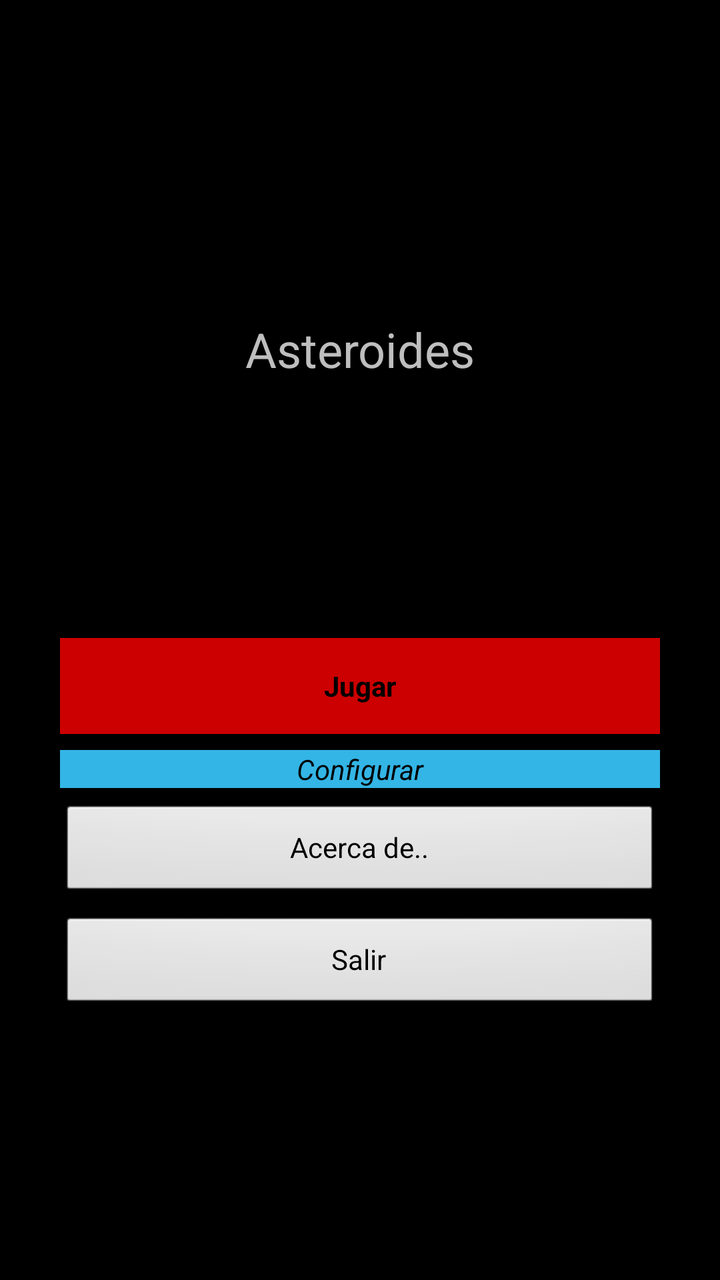
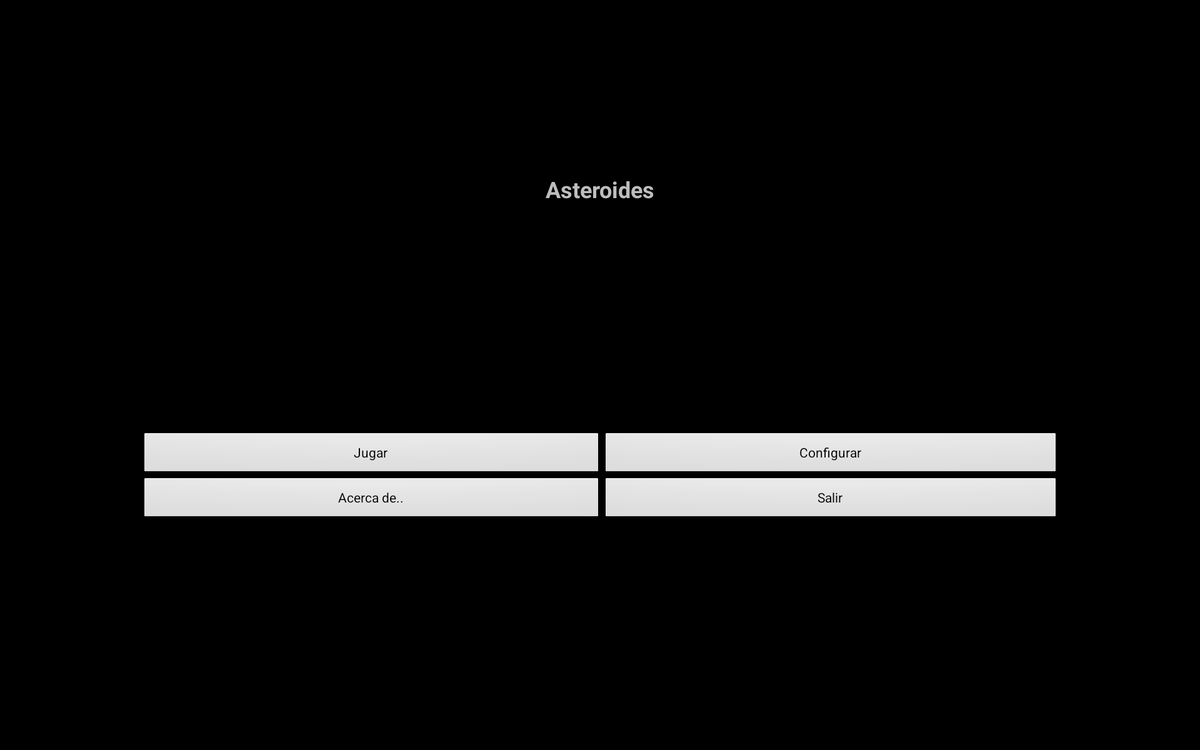

An Android layout and its configuration variant, each rendered on a device that would load it. The default file and the variant file are quoted in full after the pictures.
<!-- AndroidManifest.xml: activity theme android:Theme.NoTitleBar -->
<!-- res/layout/activity_main.xml -->
<?xml version="1.0" encoding="utf-8"?>
<android.support.constraint.ConstraintLayout
    xmlns:android="http://schemas.android.com/apk/res/android"
    xmlns:app="http://schemas.android.com/apk/res-auto"
    xmlns:tools="http://schemas.android.com/tools"
    android:layout_width="match_parent"
    android:layout_height="match_parent"
    android:layout_gravity="center"
    android:padding="@dimen/margen_botonesdefault">

    <TextView

        android:id="@+id/textView"
        android:layout_width="wrap_content"
        android:layout_height="wrap_content"

        android:text="@string/app_name"
        android:textSize="24sp"

        android:layout_marginTop="8dp"
        app:layout_constraintTop_toTopOf="parent"
        android:layout_marginBottom="8dp"
        app:layout_constraintBottom_toTopOf="@+id/button5"
        app:layout_constraintEnd_toEndOf="parent"
        android:layout_marginEnd="8dp"
        app:layout_constraintStart_toStartOf="parent"
        android:layout_marginStart="8dp" />

    <Button
        style="@style/EstiloBoton"
        android:id="@+id/button5"
        android:layout_width="match_parent"
        android:layout_height="48dp"
        android:layout_marginBottom="8dp"
        android:text="@string/app_botonJugar"
        android:textStyle="bold"
        app:layout_constraintBottom_toTopOf="@+id/button6"
        tools:layout_editor_absoluteX="32dp" />

    <Button
        style="@style/EstiloBotonalternativo"
        android:id="@+id/button6"
        android:layout_width="match_parent"
        android:layout_height="wrap_content"
        android:layout_marginBottom="8dp"
        android:text="@string/app_botonConfigurar"
        app:layout_constraintBottom_toTopOf="@+id/button7"
        tools:layout_editor_absoluteX="32dp" />

    <Button
        android:id="@+id/button7"
        android:layout_width="match_parent"
        android:layout_height="wrap_content"
        android:layout_marginBottom="8dp"
        android:text="@string/app_botonAcerca"
        app:layout_constraintBottom_toTopOf="@+id/button8"
        tools:layout_editor_absoluteX="32dp" />

    <Button
        android:id="@+id/button8"
        android:layout_width="match_parent"
        android:layout_height="wrap_content"
        android:layout_marginBottom="104dp"
        android:text="@string/app_botonsalir"
        app:layout_constraintBottom_toBottomOf="parent"
        />

</android.support.constraint.ConstraintLayout>
<!-- resources referenced by this layout -->
<resources>
  <dimen name="margen_botonesdefault">30dp</dimen>
  <string name="app_botonAcerca">Acerca de..</string>
  <string name="app_botonConfigurar">Configurar</string>
  <string name="app_botonJugar">Jugar</string>
  <string name="app_botonsalir">Salir</string>
  <string name="app_name">Asteroides</string>
  <style name="EstiloBoton">
  
          <item name="android:background">@android:color/holo_red_dark</item>
          <item name="android:textStyle">bold</item>
  
  
      </style>
  <style name="EstiloBotonalternativo">
          <item name="android:background">@android:color/holo_blue_light</item>
          <item name="android:textStyle">italic</item>
  
      </style>
</resources>
<!-- res/layout-xlarge-land/activity_main.xml (the repository's variant of the layout above) -->
<!-- drawn on a large tablet held sideways -->
<?xml version="1.0" encoding="utf-8"?>
<LinearLayout xmlns:android="http://schemas.android.com/apk/res/android"
    xmlns:tools="http://schemas.android.com/tools"
    android:orientation="vertical" android:layout_width="match_parent"
    android:layout_height="match_parent">

    <TextView
        android:id="@+id/textView6"
        android:layout_width="match_parent"
        android:layout_height="wrap_content"
        android:layout_weight="1"
        android:gravity="bottom"

        android:text="@string/app_name"
        android:textAlignment="center"
        android:textSize="24sp"
        android:textStyle="bold" />

    <TableLayout
        android:layout_weight="1"
        android:layout_width="match_parent"
        android:layout_height="wrap_content"
        android:gravity="center_vertical"
        android:orientation="vertical"
        android:padding="@dimen/margen_botonesxlarge">

        <TableRow
            android:layout_width="match_parent"
            android:layout_height="match_parent">

            <Button
                android:id="@+id/button10"
                android:layout_width="match_parent"
                android:layout_height="wrap_content"
                android:layout_weight="1"
                android:text="@string/app_botonJugar" />

            <Button
                android:id="@+id/button9"
                android:layout_width="match_parent"
                android:layout_height="wrap_content"
                android:layout_weight="1"
                android:text="@string/app_botonConfigurar" />

        </TableRow>

        <TableRow
            android:layout_width="match_parent"
            android:layout_height="match_parent">

            <Button
                android:id="@+id/button11"
                android:layout_width="match_parent"
                android:layout_height="wrap_content"
                android:layout_weight="1"
                android:text="@string/app_botonAcerca" />

            <Button
                android:id="@+id/button12"
                android:layout_width="match_parent"
                android:layout_height="wrap_content"
                android:layout_weight="1"
                android:text="@string/app_botonsalir" />

        </TableRow>

    </TableLayout>
</LinearLayout>
<!-- resources referenced by the variant -->
<!-- as a large tablet held sideways resolves them -->
<resources>
  <dimen name="margen_botonesxlarge">150dp</dimen>
  <string name="app_botonAcerca">Acerca de..</string>
  <string name="app_botonConfigurar">Configurar</string>
  <string name="app_botonJugar">Jugar</string>
  <string name="app_botonsalir">Salir</string>
  <string name="app_name">Asteroides</string>
</resources>
